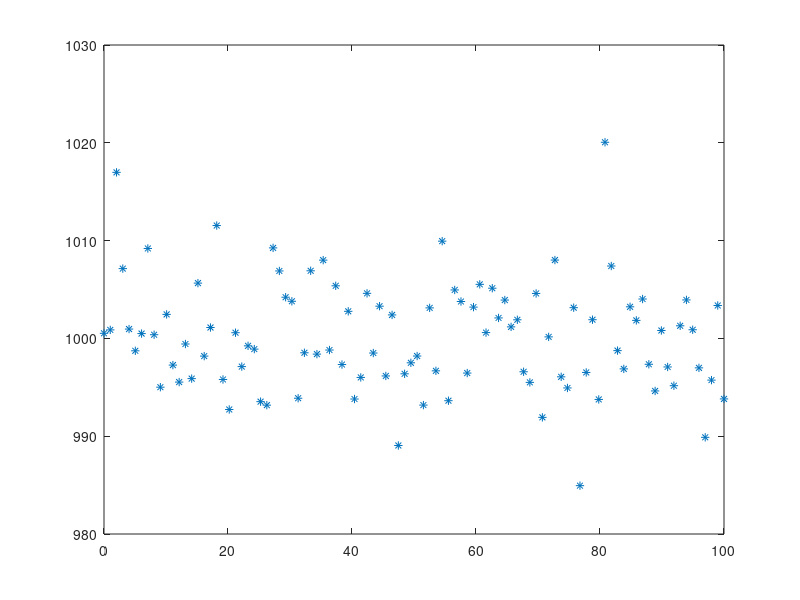

Write the MATLAB code that produced this figure.
graphics_toolkit("qt");

Nsets = 100;
X = linspace(0, Nsets, Nsets);
Rhat = zeros(1, Nsets);

for idx = 1:Nsets
	N = 1000;
	T = linspace(0, 1, N);
	i0 = 0.01 - 0.02 * rand(N, 1);
	R0 = 1000;
	u0 = R0 * i0;
	u = u0 + normrnd(0, 1, N, 1);
	i = i0;

	R = sum(u.*i)/sum(i .* i);
	D = sum((u - R * i).^2) / N;

	Rhat(idx) = R;
end

plot(X, Rhat, "*");

input("..");
